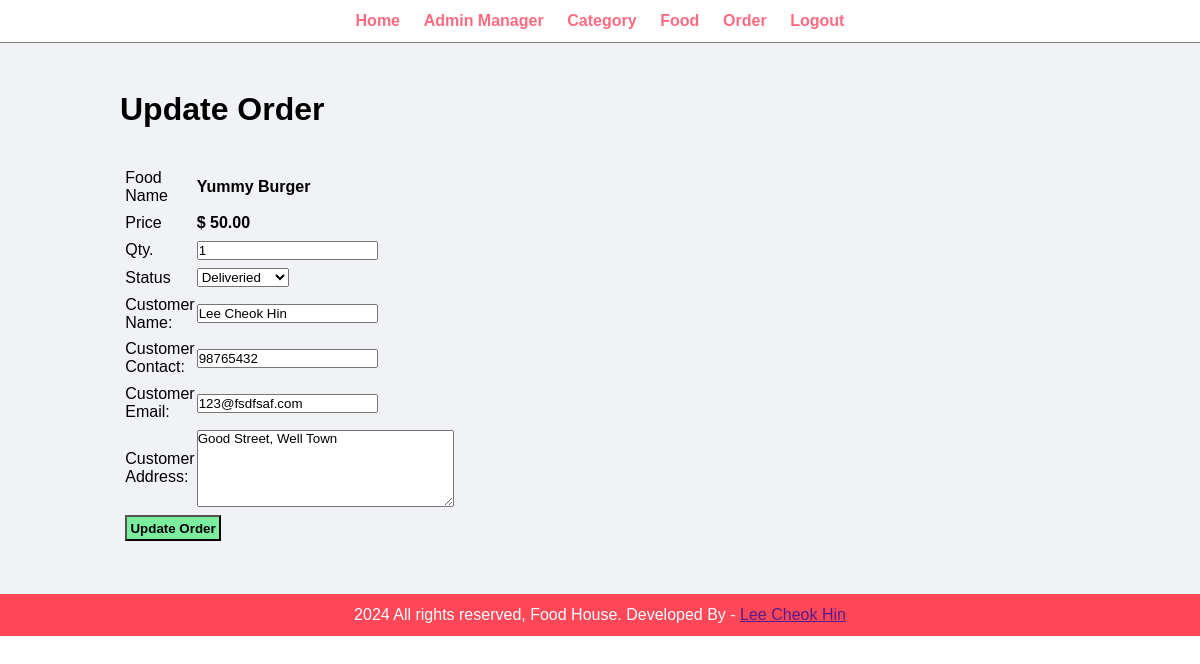
The app's page /CISC3003-IndividualProject/admin/update-order.php?id=2 (signed in) with its own data.
### tables this page shows
CREATE TABLE `tbl_order` (
  `id` int UNSIGNED NOT NULL,
  `food` varchar(150) NOT NULL,
  `price` varchar(255) NOT NULL,
  `qty` varchar(255) NOT NULL,
  `total` decimal(10,2) NOT NULL,
  `order_date` datetime NOT NULL,
  `status` varchar(50) NOT NULL,
  `customer_name` varchar(150) NOT NULL,
  `customer_contact` varchar(20) NOT NULL,
  `customer_email` varchar(150) NOT NULL,
  `customer_address` varchar(255) NOT NULL
);

### CISC3003-IndividualProject/admin/update-order.php (the view, shortened to what this page needs)
<?php include('partials/menu.php');?>
<div class="main-content">
	<div class="wrapper">
		<h1>Update Order</h1>
		<br><br>
		<?php
		if(isset($_GET['id'])) {
		    $id = $_GET['id'];
		    $sql = "SELECT * FROM tbl_order WHERE id='$id'";
		    $res = mysqli_query($conn, $sql);
		    $count = mysqli_num_rows($res);
		    if ($count == 1) {
		        $row = mysqli_fetch_assoc($res);
		        $food = $row['food'];
		        $price = $row['price'];
		        $qty = $row['qty'];
		        $status = $row['status'];
		        $customer_name = $row['customer_name'];
		        $customer_contact = $row['customer_contact'];
		        $customer_email = $row['customer_email'];
		        $customer_address = $row['customer_address'];
		    }
		    else {
		        header('location:'.SITEURL.'admin/manage-order.php');
		    }
		}
		else {
		    header('location:'.SITEURL.'admin/manage-order.php');
		}
		?>
		<form action="" method="POST">
			<table class="tbl-30">
    			<tr>
    				<td>Food Name</td>
    				<td><b><?php echo $food;?></b></td>
    			</tr>
    			<tr>
    				<td>Price</td>
    				<td>
    					<b>$ <?php echo $price;?></b>
    				</td>
    			</tr>
    			<tr>
    				<td>Qty.</td>
    				<td>
    					<input type="number" name="qty" value="<?php echo $qty;?>">
    				</td>
    			</tr>
    			<tr>
    				<td>Status</td>
    				<td>
    					<select name="status">
    						<option <?php if($status=="Deliveried") {echo "selected";}?> value="Deliveried">Deliveried</option>
    					</select>
    				</td>
    			</tr>
    			<tr>
    				<td>Customer Name: </td>
    				<td>
    					<input type="text" name="customer_name" value="<?php echo $customer_name;?>">
    				</td>
    			</tr>
    			<tr>
    				<td>Customer Contact: </td>
    				<td>
    					<input type="text" name="customer_contact" value="<?php echo $customer_contact;?>">
    				</td>
    			</tr>
    			<tr>
    				<td>Customer Email: </td>
    				<td>
    					<input type="email" name="customer_email" value="<?php echo $customer_email;?>">
    				</td>
    			</tr>
    			<tr>
    				<td>Customer Address: </td>
    				<td>
    					<textarea name="customer_address" cols="30" rows="5"><?php echo $customer_address;?></textarea>
    				</td>
    			</tr>
    			<tr>
    				<td colspan="2">
    					<input type="submit" name="submit" value="Update Order" class="btn-secondary">
    				</td>
    			</tr>
    		</table>
		</form>
	</div>
</div>
<?php include('partials/footer.php');?>

### CISC3003-IndividualProject/css/admin.css (style rules this page uses)
* { margin: 0; padding: 0; font-family: Arial, Helvetica, sans-serif; }
.wrapper { padding: 1%; width: 80%; margin: 0 auto; }
.tbl-30 { width: 30%; }
table tr td { padding: 1%; }
.btn-secondary { background-color: #7bed9f; color: black; padding: 1%; text-decoration: none; font-weight: bold; }
.main-content { background-color: #f1f2f6; padding: 3% 0; }

### records on screen
tbl_order: food "Yummy Burger", price "50.00", qty "1", status "Deliveried", customer_name "Lee Cheok Hin", customer_contact "98765432", customer_email "123@fsdfsaf.com", customer_address "Good Street, Well Town"
